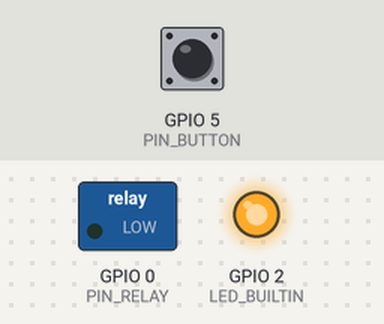
A sketch run on a simulated ESP8266 (NodeMCU). Shown: switched loads named in the sketch (green lamp = pin HIGH), output pins drawn as LEDs (lit = HIGH, except the on-board LED, lit = LOW). Dashed ring = blinking. Inputs (shaded band) come from the test bench; at power-on: GPIO 5 (PIN_BUTTON) HIGH. WiFi joins after 1.5 s; servers stay silent unless stated; what the sketch prints to the serial monitor is not drawn.

Above: at 2.7 s.
2.8 s: GPIO 5 (PIN_BUTTON) pulled LOW for 1 s
At 2.95 s:
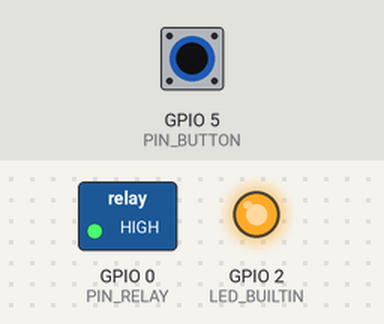
6.8 s: GPIO 5 (PIN_BUTTON) pulled LOW for 0.15 s
At 9.5 s:
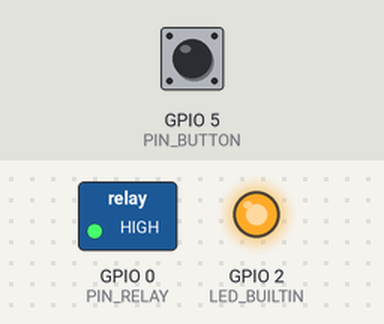
9.9 s: GPIO 5 (PIN_BUTTON) pulled LOW for 3.2 s
At 12.37 s:
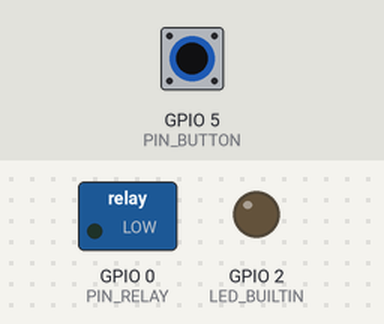
Timing chart, 0 to 20.6 s (numbered marks = the images above; inputs shaded):
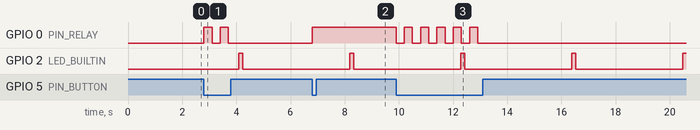

Measured:
- after the input at 2.8 s, GPIO 0 (PIN_RELAY): alternates HIGH for 0.30 s and LOW for 0.30 s, 4 changes in all, then stays LOW, starting at once
- after the input at 6.8 s, GPIO 0 (PIN_RELAY): LOW → HIGH at once
- after the input at 9.9 s, GPIO 0 (PIN_RELAY): alternates HIGH for 0.30 s and LOW for 0.30 s, 11 changes in all, then stays LOW, starting at once
- by itself, GPIO 2 (LED_BUILTIN): alternates HIGH for 0.15 s and LOW for 3.9 s

The sketch:

sketch_feb20b.ino
```cpp
//
// Учебный стенд для занятий по Wi-Fi
//
// Управление реле через Интернет
// Базовое устройство (кнопка)
//
// Февраль 2025 г.
// 1.0 v
//


// Библиотека Wi-Fi

#include <ESP8266WiFi.h>

#define MY_SSID "fizmat"
#define MY_PASS ""

// Pin нагрузки

#define PIN_RELAY 0

// Pin кнопки

#define PIN_BUTTON 5


void setup() {

  pinMode(LED_BUILTIN, OUTPUT);
  pinMode(PIN_RELAY, OUTPUT);
  pinMode(PIN_BUTTON, INPUT_PULLUP);

  Serial.begin(9600);

  Serial.println();
  Serial.println("Hello");

  // Инициализация Wi-Fi

  WiFi.begin(MY_SSID, MY_PASS);

  Serial.print("MAC address: ");
  Serial.println(WiFi.macAddress());

  while (WiFi.status() != WL_CONNECTED) {
    delay(500);
    Serial.print(".");
  }

  Serial.println("");
  Serial.print("Connected to ");
  Serial.println(WiFi.SSID());
  Serial.print("IP address: ");
  Serial.println(WiFi.localIP());

}


void loop() {

  // Сигнальный светодиод

  digitalWrite(LED_BUILTIN, ( WiFi.status() == WL_CONNECTED && bitRead( millis(), 11 ) == 0 && bitRead( millis() + 1900, 11 ) == 0 ) ? HIGH : LOW);

  // Отслеживание нажатий кнопки

  static bool f = true;
  static uint32_t timer = 0;

  if ( !digitalRead(PIN_BUTTON) && millis() - timer > 300 ) {

    timer = millis();

    Serial.println("Кнопка нажата");
    digitalWrite(PIN_RELAY, ( f ) ? HIGH : LOW);
    f = !f;

  }

}
```
